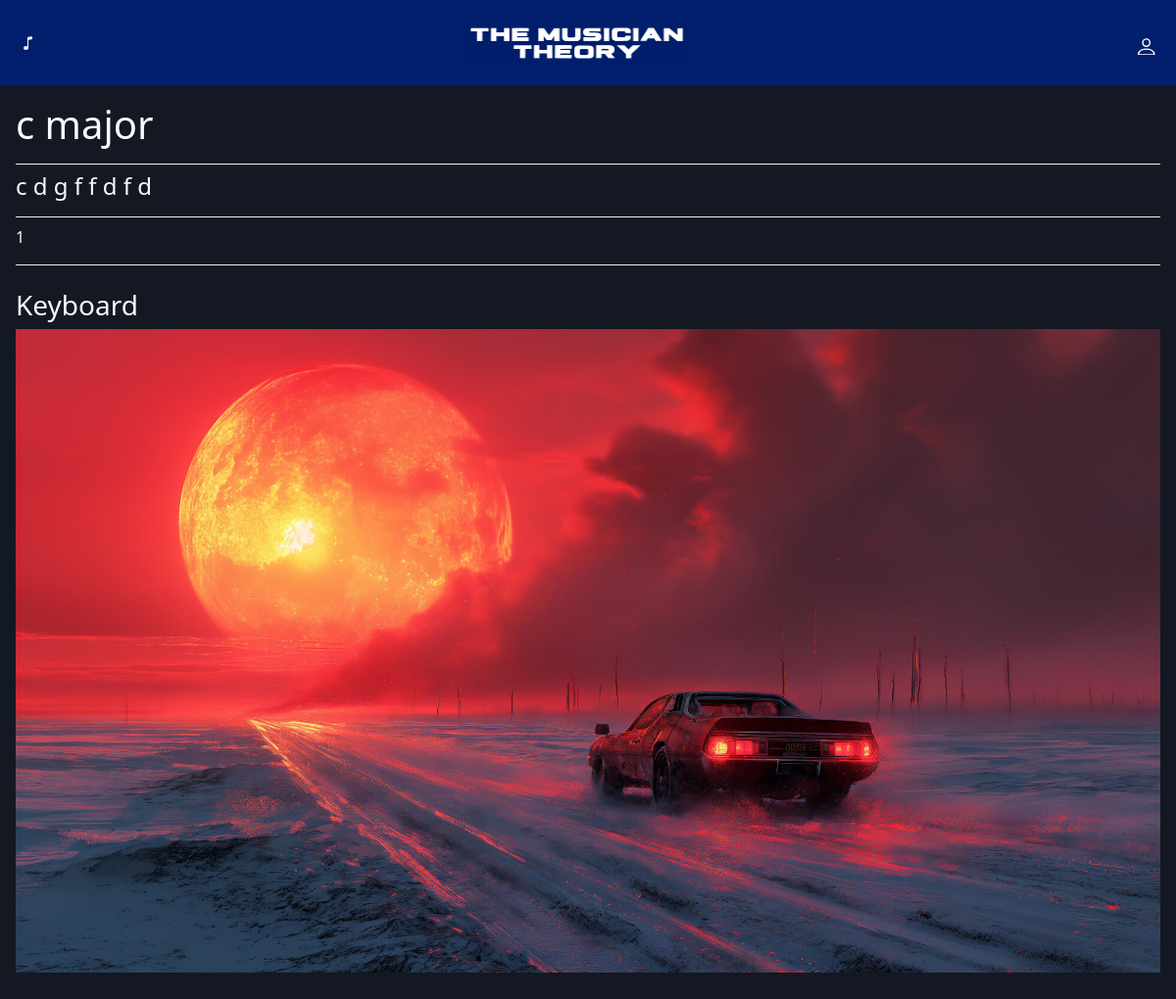
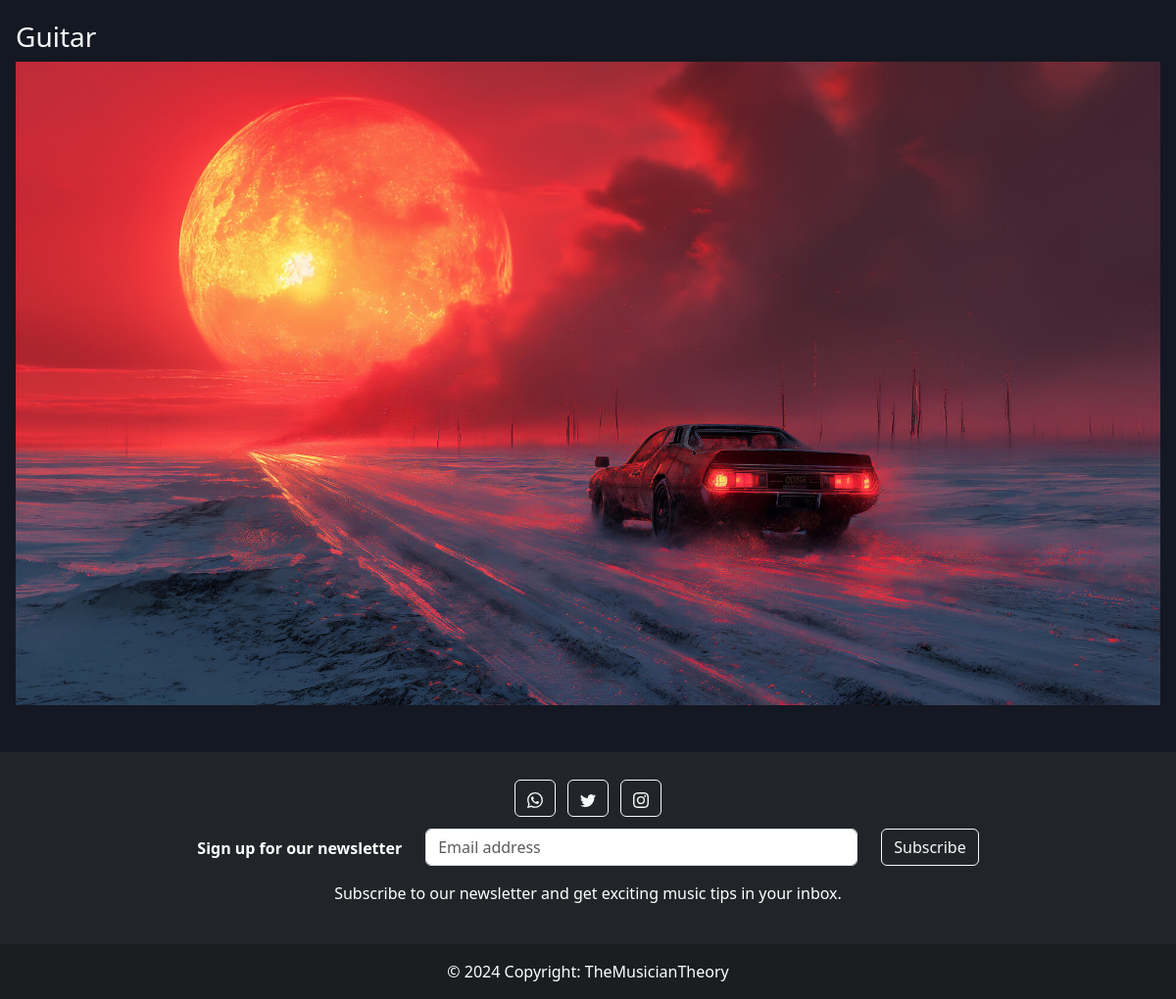
The app's page /scales/1, older data (2 pictures, top to bottom).
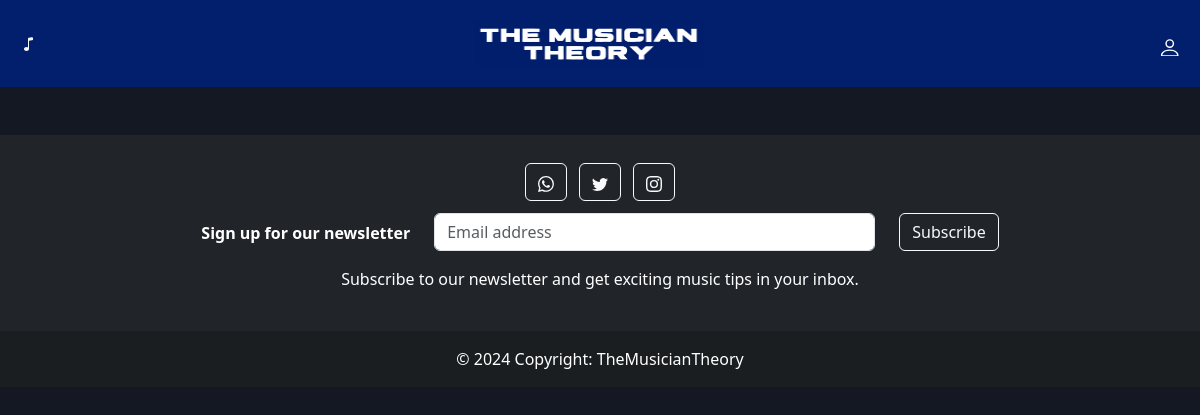
The same page, newer data.
### music_admin/models.py (models this page shows, shortened)
class Scale(models.Model):
    name = models.CharField(max_length=100)
    scale = models.CharField(max_length=100)
    discription = models.TextField()
    keyboard_image = models.ImageField(upload_to='scales/keyboard', default="x")
    guitar_image = models.ImageField(upload_to='scales/guitar', default="x")

### base/views.py (the view)
# urls.py: path('scales/<int:id>', views.show_scale_result, name='show_scale_result'),
def show_scale_result(request, id):
    data = Scale.objects.filter(id=id)
    return render(request, 'base/scale.html', {'data': data})

### base/templates/base/scale.html (shortened to what this page needs)
{% extends 'base/base.html' %}
{% block content %}
<div class="m-3">
    {% for item in data %}
    <div class="mt-2">
    <h1 class="">{{ item.name }}</h1>
</div>
<div class="mt-3" style="height: 1px; background-color: #EAEFF5"></div>
    <div class="mt-2">
    <h4 class="">{{ item.scale }}</h4>
</div>
<div class="mt-3" style="height: 1px; background-color: #EAEFF5"></div>
    <div class="mt-2">
    <p>{{ item.discription }}</p>
</div>
<div class="mt-3" style="height: 1px; background-color: #EAEFF5"></div>
    <div class="mt-4">
    <h3>Keyboard</h3>
    <img src="{{ item.keyboard_image.url }}" alt="" width="100%" height="auto">
</div>
    <div class="mt-5">
    <h3>Guitar</h3>
    <img src="{{ item.guitar_image.url }}" alt="" width="100%" height="auto">
</div>
    {% endfor %}
</div>
{% endblock %}

Row changes from the older to the newer data that the page shows:
removed Scale: name "c major", scale "c d g f f d f d", discription "1", keyboard_image (picture), guitar_image (picture)
